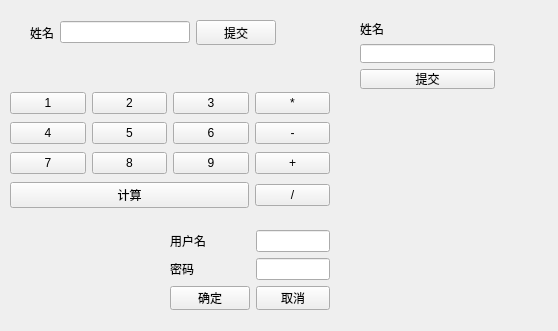
<?xml version="1.0" encoding="UTF-8"?>
<ui version="4.0">
 <class>Form</class>
 <widget class="QWidget" name="Form">
  <property name="geometry">
   <rect>
    <x>0</x>
    <y>0</y>
    <width>558</width>
    <height>331</height>
   </rect>
  </property>
  <property name="windowTitle">
   <string>Form</string>
  </property>
  <widget class="QWidget" name="formLayoutWidget_2">
   <property name="geometry">
    <rect>
     <x>170</x>
     <y>230</y>
     <width>160</width>
     <height>80</height>
    </rect>
   </property>
   <layout class="QFormLayout" name="formLayout_3">
    <item row="0" column="0">
     <widget class="QLabel" name="label_3">
      <property name="text">
       <string>用户名</string>
      </property>
     </widget>
    </item>
    <item row="0" column="1">
     <widget class="QLineEdit" name="lineEdit_4"/>
    </item>
    <item row="1" column="0">
     <widget class="QLabel" name="label_4">
      <property name="text">
       <string>密码</string>
      </property>
     </widget>
    </item>
    <item row="1" column="1">
     <widget class="QLineEdit" name="lineEdit_3"/>
    </item>
    <item row="2" column="0">
     <widget class="QPushButton" name="pushButton_15">
      <property name="text">
       <string>确定</string>
      </property>
     </widget>
    </item>
    <item row="2" column="1">
     <widget class="QPushButton" name="pushButton_17">
      <property name="text">
       <string>取消</string>
      </property>
     </widget>
    </item>
   </layout>
  </widget>
  <widget class="QWidget" name="">
   <property name="geometry">
    <rect>
     <x>30</x>
     <y>20</y>
     <width>246</width>
     <height>25</height>
    </rect>
   </property>
   <layout class="QHBoxLayout" name="horizontalLayout">
    <item>
     <widget class="QLabel" name="label">
      <property name="text">
       <string>姓名</string>
      </property>
     </widget>
    </item>
    <item>
     <widget class="QLineEdit" name="lineEdit"/>
    </item>
    <item>
     <widget class="QPushButton" name="pushButton">
      <property name="text">
       <string>提交</string>
      </property>
     </widget>
    </item>
   </layout>
  </widget>
  <widget class="QWidget" name="">
   <property name="geometry">
    <rect>
     <x>360</x>
     <y>20</y>
     <width>135</width>
     <height>69</height>
    </rect>
   </property>
   <layout class="QVBoxLayout" name="verticalLayout">
    <item>
     <widget class="QLabel" name="label_2">
      <property name="text">
       <string>姓名</string>
      </property>
     </widget>
    </item>
    <item>
     <widget class="QLineEdit" name="lineEdit_2"/>
    </item>
    <item>
     <widget class="QPushButton" name="pushButton_2">
      <property name="text">
       <string>提交</string>
      </property>
     </widget>
    </item>
   </layout>
  </widget>
  <widget class="QWidget" name="">
   <property name="geometry">
    <rect>
     <x>10</x>
     <y>90</y>
     <width>320</width>
     <height>121</height>
    </rect>
   </property>
   <layout class="QGridLayout" name="gridLayout">
    <item row="4" column="3">
     <widget class="QPushButton" name="pushButton_18">
      <property name="text">
       <string>/</string>
      </property>
     </widget>
    </item>
    <item row="0" column="2">
     <widget class="QPushButton" name="pushButton_5">
      <property name="text">
       <string>3</string>
      </property>
     </widget>
    </item>
    <item row="1" column="1">
     <widget class="QPushButton" name="pushButton_9">
      <property name="text">
       <string>5</string>
      </property>
     </widget>
    </item>
    <item row="1" column="2">
     <widget class="QPushButton" name="pushButton_7">
      <property name="text">
       <string>6</string>
      </property>
     </widget>
    </item>
    <item row="1" column="0">
     <widget class="QPushButton" name="pushButton_8">
      <property name="text">
       <string>4</string>
      </property>
     </widget>
    </item>
    <item row="0" column="1">
     <widget class="QPushButton" name="pushButton_4">
      <property name="text">
       <string>2</string>
      </property>
     </widget>
    </item>
    <item row="0" column="0">
     <widget class="QPushButton" name="pushButton_3">
      <property name="text">
       <string>1</string>
      </property>
     </widget>
    </item>
    <item row="1" column="3">
     <widget class="QPushButton" name="pushButton_10">
      <property name="text">
       <string>-</string>
      </property>
     </widget>
    </item>
    <item row="0" column="3">
     <widget class="QPushButton" name="pushButton_6">
      <property name="text">
       <string>*</string>
      </property>
     </widget>
    </item>
    <item row="2" column="1">
     <widget class="QPushButton" name="pushButton_13">
      <property name="text">
       <string>8</string>
      </property>
     </widget>
    </item>
    <item row="2" column="0">
     <widget class="QPushButton" name="pushButton_12">
      <property name="text">
       <string>7</string>
      </property>
     </widget>
    </item>
    <item row="2" column="2">
     <widget class="QPushButton" name="pushButton_11">
      <property name="text">
       <string>9</string>
      </property>
     </widget>
    </item>
    <item row="2" column="3">
     <widget class="QPushButton" name="pushButton_14">
      <property name="text">
       <string>+</string>
      </property>
     </widget>
    </item>
    <item row="4" column="0" colspan="3">
     <widget class="QPushButton" name="pushButton_16">
      <property name="text">
       <string>计算</string>
      </property>
     </widget>
    </item>
   </layout>
  </widget>
 </widget>
 <resources/>
 <connections/>
</ui>
